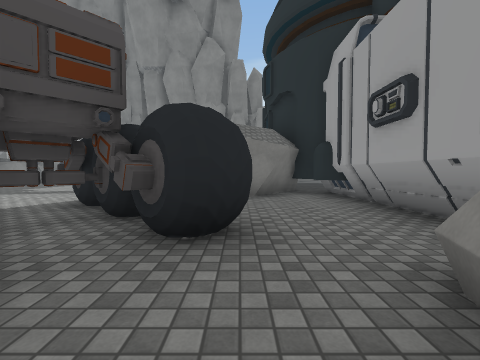
View 1 (above)

24 first-person views from a walk through a scene from a Unity 3-D project. The camera is 1.2 m above the floor, tilts 2° down and sees 90° across. The floor is counted in squares, 2 m on a side. Each view is taken from the middle of a square. On the plan, view 1 faces up. The plan holds only what a view shows up to about 9 squares ahead; the rest is blank. The place goes on beyond the plan. The player character is not drawn. Some surface patterns are stand-ins.

View 2
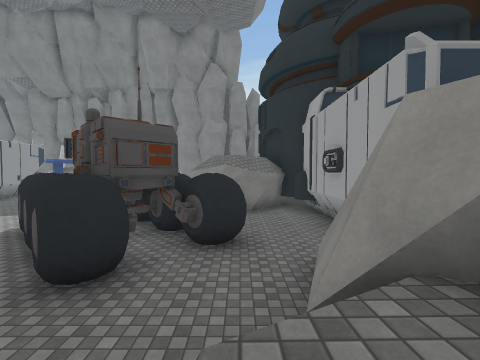

View 3
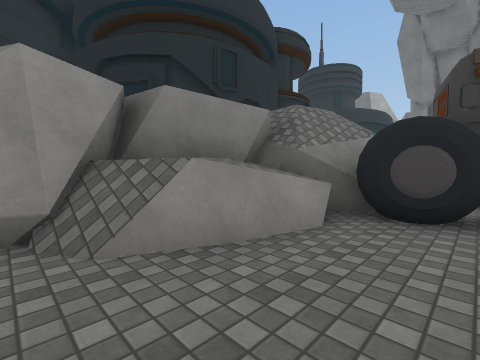

View 4
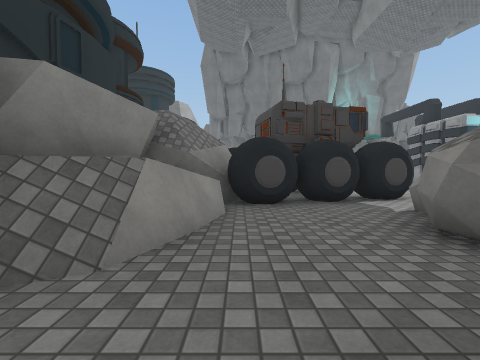

View 5
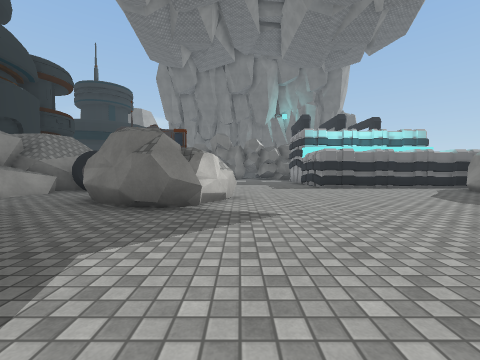

View 6
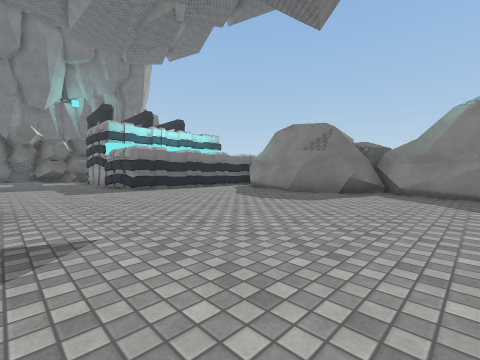

View 7
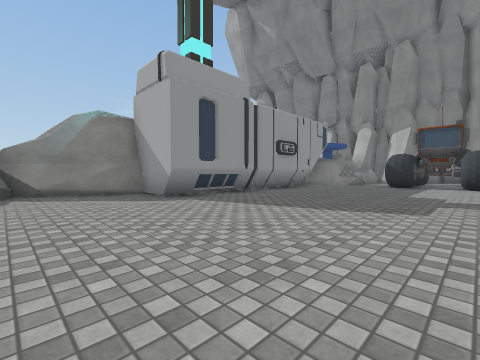

View 8
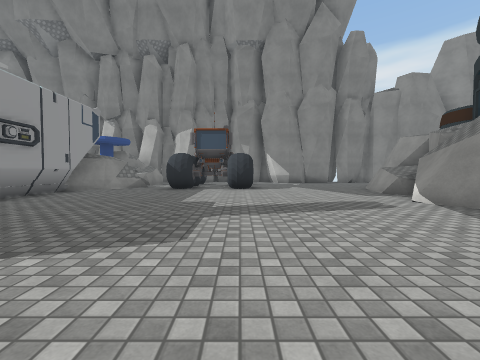

View 9
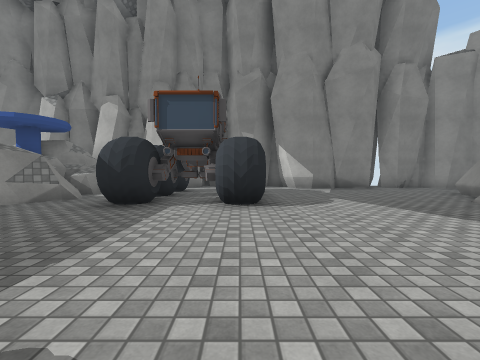

View 10
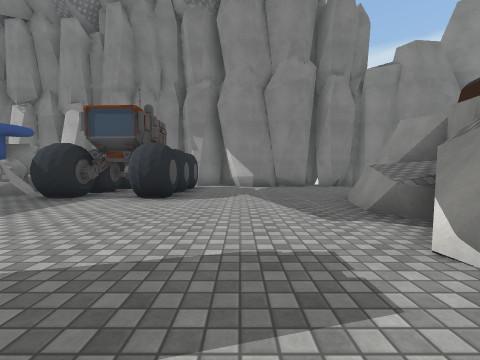

View 11
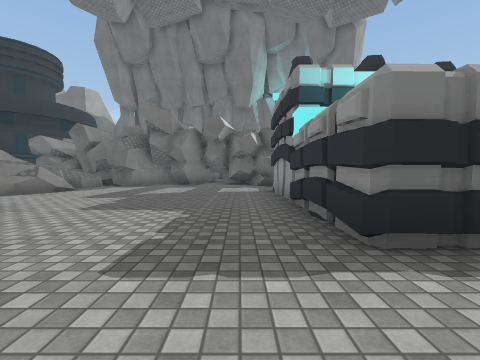

View 12
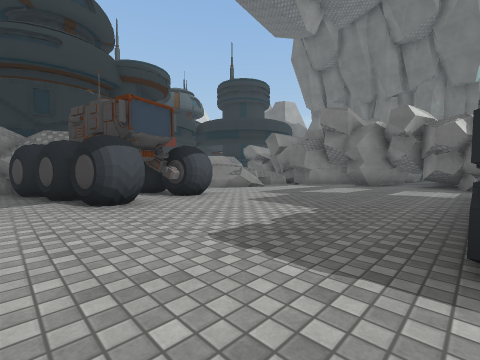

View 13
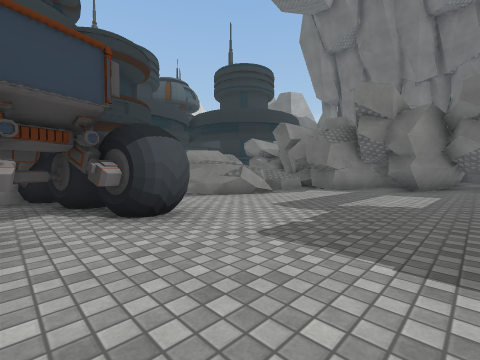

View 14
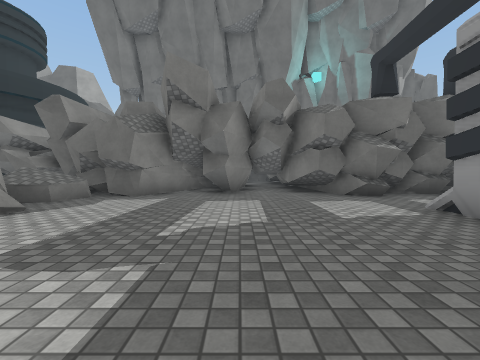

View 15
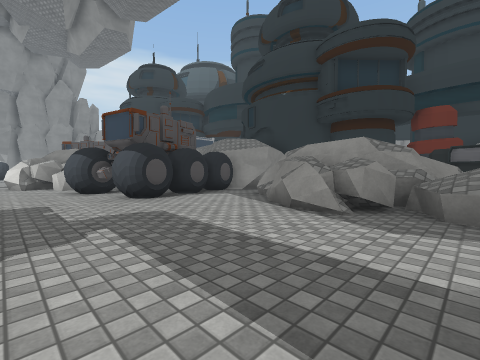

View 16
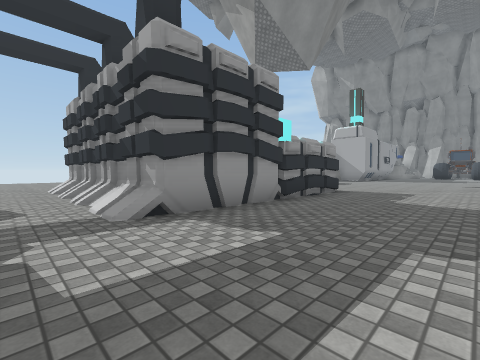

View 17
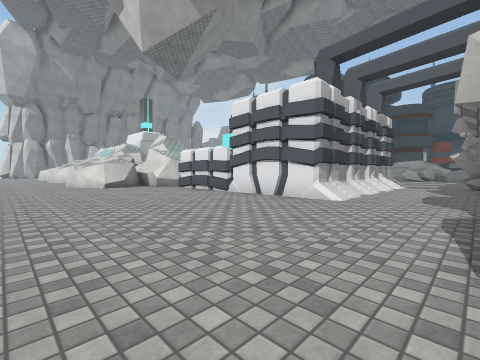

View 18
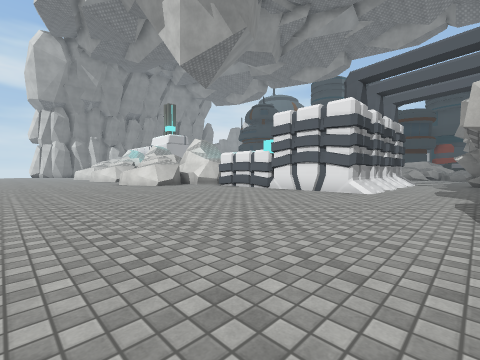

View 19
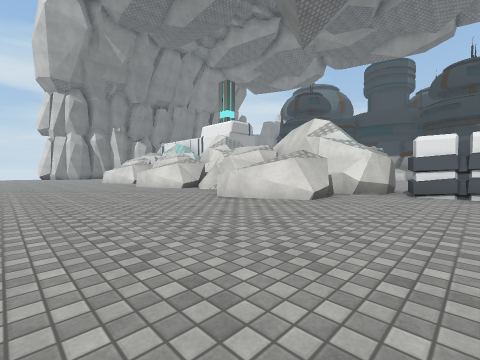

View 20
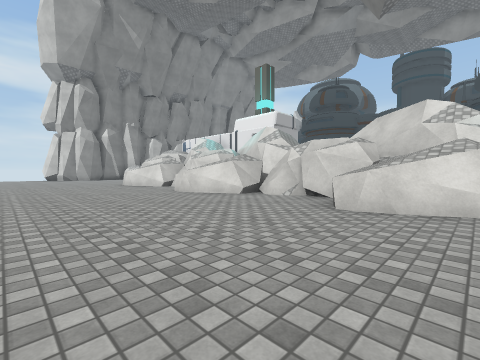

View 21
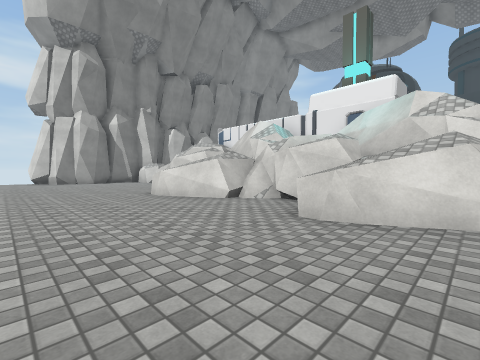

View 22
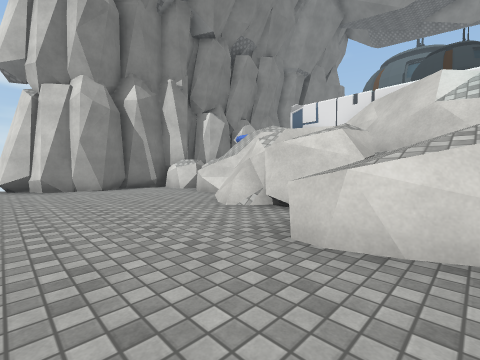

View 23
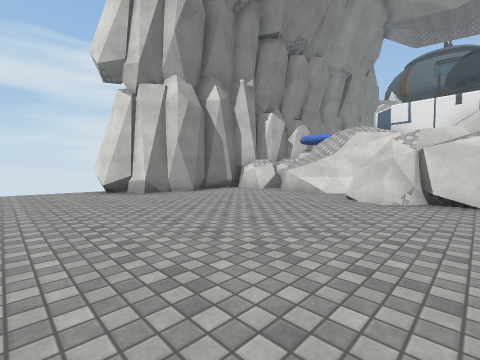

View 24
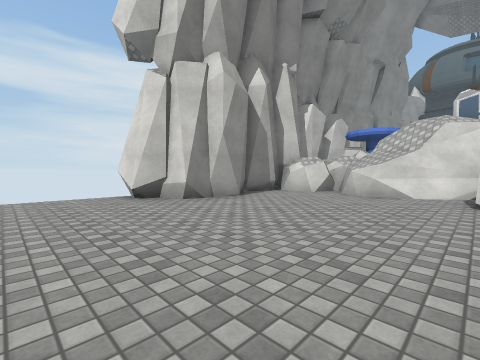

### Floor plan
Key: @ floor where view 1 was taken; # wall or solid block; . floor; / step, stairs or slope; = window, fence, low wall or low ledge; ^ raised ledge; B building; R rock; O other object.
Columns run from 22 left of view 1 to 9 right of it. Each row starts with its distance up from view 1.
 17 ..##
 16 ...#####         .###.###
 15 .......RR  R  ###.......
 14 ........R RRR ###......
 13 .......#  ###.###.....#
 12 .......#   ##.#.#..../#
 11 ......###  #..#.#...//#
 10 ......#    #........=/#
  9 ......#    #......../##
  8 ....^^#    #........##  B
  7 .....##    #........#  #BBB
  6 .....##    #........  ###B
  5 ......#    #.......   ..#BBB
  4 .....^#  ###.......## ..## B
  3 ....^##  #........####..##
  2 .....#####.........####.#
  1 .....#####..........#..##     B
  0 ......#  #.......##...@##     B
 -1 .....^#  #.......###..//#
 -2 ....^ #  #.......##.../##
 -3 .....#####............^#
 -4 .......##.........#####
 -5 .......#######....#####
 -6 .......#     #....######
 -7 .......#     #.........  BB
 -8 .......#     #.......#    B
 -9 .......#     #......##    BB   B
-10 .......#######......^#      O BB
-11 .......///////......^##  O OO
-12 ....................^^#  O
-13 ...........####....##
-14           #####.########
-15               #####
-16                ###
-17                ##

Positions as (right, up) in squares from view 1, and headings:
1: (0, 0), facing up
2: (0, -2), facing up
3: (-2, 0), facing down-right
4: (-1, 1), facing down
5: (-6, 4), facing down
6: (-6, 3), facing down-left
7: (-6, 1), facing up-left
8: (-6, 3), facing up
9: (-6, 7), facing up
10: (-4, 6), facing up
11: (-8, -3), facing down
12: (-9, -3), facing down-right
13: (-7, -5), facing down-right
14: (-6, -7), facing down
15: (-6, -12), facing up-right
16: (-6, -12), facing up-left
17: (-20, -13), facing up-right
18: (-22, -13), facing up-right
19: (-22, -6), facing up-right
20: (-22, -3), facing up-right
21: (-21, 2), facing up-right
22: (-20, 7), facing up-right
23: (-22, 9), facing up-right
24: (-22, 11), facing up-right
